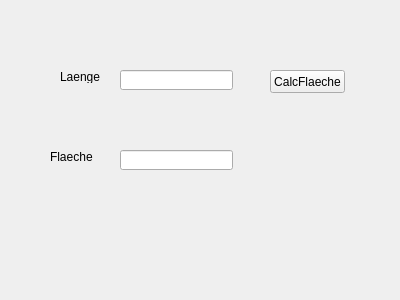
<?xml version="1.0" encoding="UTF-8"?>
<ui version="4.0">
 <class>Widget</class>
 <widget class="QWidget" name="Widget">
  <property name="geometry">
   <rect>
    <x>0</x>
    <y>0</y>
    <width>400</width>
    <height>300</height>
   </rect>
  </property>
  <property name="windowTitle">
   <string>Widget</string>
  </property>
  <widget class="QLineEdit" name="Eingabe_Laenge">
   <property name="geometry">
    <rect>
     <x>120</x>
     <y>70</y>
     <width>113</width>
     <height>20</height>
    </rect>
   </property>
  </widget>
  <widget class="QLabel" name="label">
   <property name="geometry">
    <rect>
     <x>60</x>
     <y>70</y>
     <width>47</width>
     <height>13</height>
    </rect>
   </property>
   <property name="text">
    <string>Laenge</string>
   </property>
  </widget>
  <widget class="QLabel" name="label_2">
   <property name="geometry">
    <rect>
     <x>50</x>
     <y>150</y>
     <width>47</width>
     <height>13</height>
    </rect>
   </property>
   <property name="text">
    <string>Flaeche</string>
   </property>
  </widget>
  <widget class="QLineEdit" name="Ausgabe_Flaeche">
   <property name="geometry">
    <rect>
     <x>120</x>
     <y>150</y>
     <width>113</width>
     <height>20</height>
    </rect>
   </property>
  </widget>
  <widget class="QPushButton" name="pushButton">
   <property name="geometry">
    <rect>
     <x>270</x>
     <y>70</y>
     <width>75</width>
     <height>23</height>
    </rect>
   </property>
   <property name="text">
    <string>CalcFlaeche</string>
   </property>
  </widget>
 </widget>
 <layoutdefault spacing="6" margin="11"/>
 <resources/>
 <connections/>
</ui>
